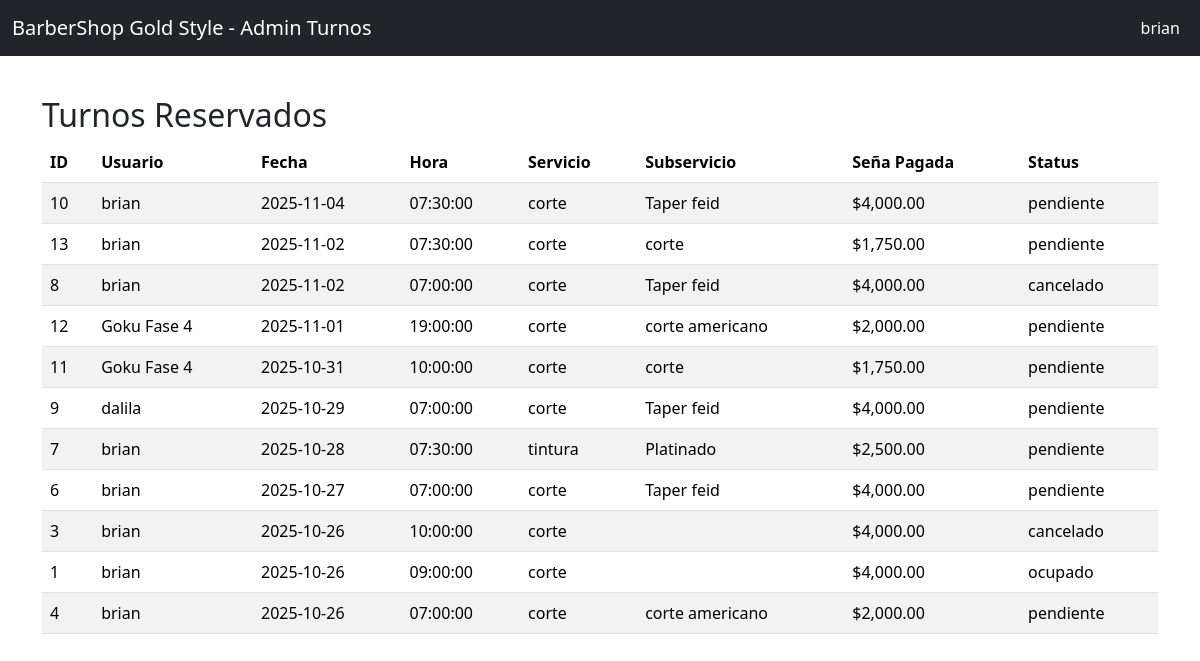
Before: /php/admin/turnos_admin.php (signed in) with the older database file.
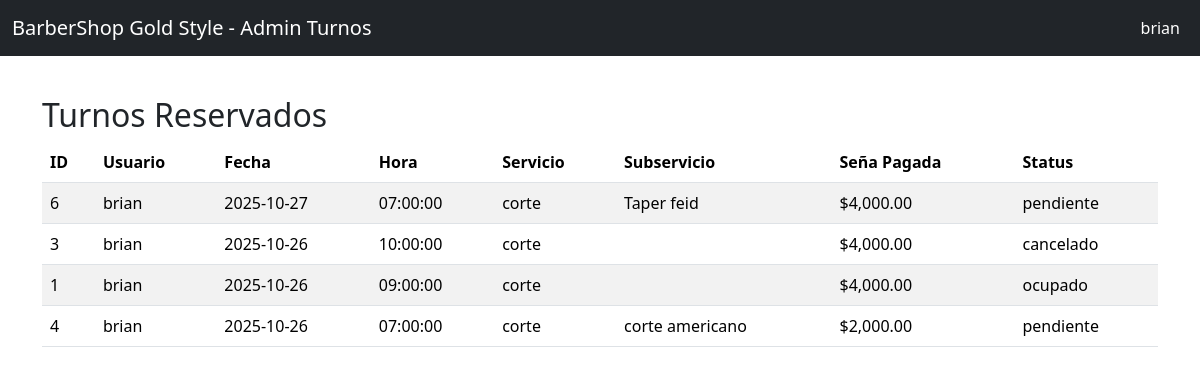
After: the same page with the newer database file.
### tables this page shows
CREATE TABLE `reservas` (
  `id_reserva` int(11) NOT NULL,
  `id_usuario` int(11) NOT NULL,
  `fecha` date NOT NULL,
  `hora` time NOT NULL,
  `category_key` varchar(50) NOT NULL,
  `met_pago` varchar(255) NOT NULL,
  `sena_pagada` decimal(10,2) DEFAULT 0.00,
  `status` varchar(50) DEFAULT 'pendiente',
  `sub_id` int(11) NOT NULL,
  `subservicio_name` varchar(255) NOT NULL DEFAULT '',
  `payment_id` bigint(20) DEFAULT NULL
);

CREATE TABLE `usuarios` (
  `idusuario` int(11) NOT NULL,
  `nombre` varchar(100) NOT NULL,
  `dni` varchar(20) NOT NULL,
  `edad` int(11) NOT NULL CHECK (`edad` >= 16),
  `telefono` varchar(20) NOT NULL,
  `contrasena` varchar(255) NOT NULL,
  `correo` varchar(100) NOT NULL,
  `rol` varchar(50) DEFAULT 'cliente',
  `foto` varchar(255) DEFAULT NULL
);

### php/admin/turnos_admin.php (the view, shortened to what this page needs)
<?php
require_once '../conexion.php';
$stmt = $pdo->query("SELECT r.*, u.nombre AS user_name FROM reservas r JOIN usuarios u ON r.id_usuario = u.idusuario ORDER BY r.fecha DESC, r.hora DESC");
$turnos = $stmt->fetchAll(PDO::FETCH_ASSOC);
?>
<!DOCTYPE html>
<html lang="es">
<head>
    <link href="https://cdn.jsdelivr.net/npm/bootstrap@5.3.3/dist/css/bootstrap.min.css" rel="stylesheet">
</head>
<body>
    <nav class="navbar navbar-dark bg-dark fixed-top">
        <div class="container-fluid">
            <a class="navbar-brand" href="#">BarberShop Gold Style - Admin Turnos</a>
            <div class="d-flex align-items-center">
                <span class="text-white me-2"><?php echo htmlspecialchars($_SESSION["nombre"] ?? 'Admin'); ?></span>
            </div>
        </div>
    </nav>
    <div class="container mt-5 pt-5">
        <h2>Turnos Reservados</h2>
        <table class="table table-striped">
            <thead>
                <tr>
                    <th>ID</th>
                    <th>Usuario</th>
                    <th>Fecha</th>
                    <th>Hora</th>
                    <th>Servicio</th>
                    <th>Subservicio</th>
                    <th>Seña Pagada</th>
                    <th>Status</th>
                </tr>
            </thead>
            <tbody>
                <?php foreach ($turnos as $turno): ?>
                    <tr>
                        <td><?php echo $turno['id_reserva']; ?></td>
                        <td><?php echo htmlspecialchars($turno['user_name']); ?></td>
                        <td><?php echo $turno['fecha']; ?></td>
                        <td><?php echo $turno['hora']; ?></td>
                        <td><?php echo htmlspecialchars($turno['category_key']); ?></td>
                        <td><?php echo htmlspecialchars($turno['subservicio_name']); ?></td>
                        <td>$<?php echo number_format($turno['sena_pagada'], 2); ?></td>
                        <td><?php echo htmlspecialchars($turno['status']); ?></td>
                    </tr>
                <?php endforeach; ?>
            </tbody>
        </table>
    </div>
</body>
</html>

Changed rows visible on the page:
removed reservas: id_reserva "10", id_usuario.nombre "brian", fecha "2025-11-04", hora "07:30:00", category_key "corte", subservicio_name "Taper feid", sena_pagada "4,000.00", status "pendiente"
removed reservas: id_reserva "13", id_usuario.nombre "brian", fecha "2025-11-02", hora "07:30:00", category_key "corte", subservicio_name "corte", sena_pagada "1,750.00", status "pendiente"
removed reservas: id_reserva "8", id_usuario.nombre "brian", fecha "2025-11-02", hora "07:00:00", category_key "corte", subservicio_name "Taper feid", sena_pagada "4,000.00", status "cancelado"
removed reservas: id_reserva "12", id_usuario.nombre "Goku Fase 4", fecha "2025-11-01", hora "19:00:00", category_key "corte", subservicio_name "corte americano", sena_pagada "2,000.00", status "pendiente"
removed reservas: id_reserva "11", id_usuario.nombre "Goku Fase 4", fecha "2025-10-31", hora "10:00:00", category_key "corte", subservicio_name "corte", sena_pagada "1,750.00", status "pendiente"
removed reservas: id_reserva "9", id_usuario.nombre "dalila", fecha "2025-10-29", hora "07:00:00", category_key "corte", subservicio_name "Taper feid", sena_pagada "4,000.00", status "pendiente"
removed reservas: id_reserva "7", id_usuario.nombre "brian", fecha "2025-10-28", hora "07:30:00", category_key "tintura", subservicio_name "Platinado", sena_pagada "2,500.00", status "pendiente"
